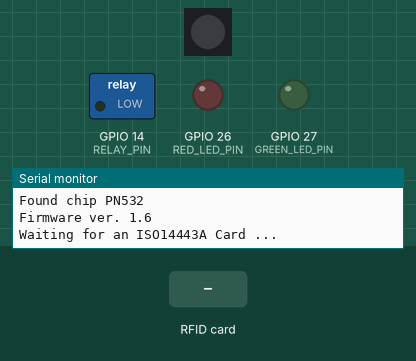
Simulated run of this program. Board: ESP32. Shown: 1 RGB LEDs in strip order, left to right, switched loads named in the program (green lamp = pin HIGH), output pins drawn as LEDs (lit = HIGH), the last lines printed to the serial monitor. Inputs (shaded band) come from the test bench. Dim RGB values are drawn brighter than linear; WiFi joins after 1.5 s; servers stay silent unless stated; uploads are accepted with an empty reply; pins used as bus, display or sensor lines are not drawn.

Above: at 0.2 s.
At 2.8 s:
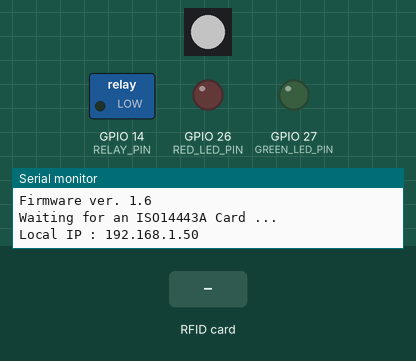
2.9 s: RFID card 5E 7A 19 C4 held to the reader
At 3.57 s:
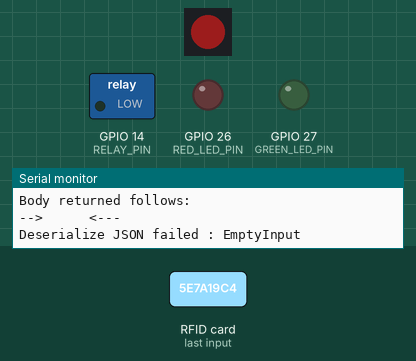
Timing chart, 0 to 11.9 s (numbered marks = the images above; inputs shaded):
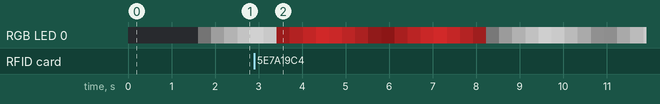

The program:

main.cpp
```cpp
/* To be implemented*/
/* - Error Handling*/
/* - Pull Stored tag to local machine when boot up*/
/* Maybe replace HTTP with TCP socket*/

#define LOGGING true
#include <Arduino.h>
#include <Wire.h>
#include <string.h>
#include <SPI.h>
#include <HttpClient.h>
#include <Ethernet.h>
#include <PN532_I2C.h>
#include <PN532.h>
#include <ArduinoJson.h>
#include <FastLED.h>

#define RELAY_PIN 14
#define GREEN_LED_PIN 27
#define RED_LED_PIN 26
#define BLUE_LED_PIN 14

#define RFID_RESET_PIN 25

#define STATE_IDLE 0
#define STATE_RFID_PASS 1
#define STATE_RFID_NO_PASS 2
#define STATE_ERROR 3

int currentState = STATE_IDLE;

#define ADDRESS_LED_PIN 13
#define NUM_LEDS 1
CRGB leds[NUM_LEDS];
int brightness;
int fadeDirection;
#define maxBrightness 127

int openDuration = 5000;
unsigned long openTimeNow;

QueueHandle_t rfidQueue;
TaskHandle_t rdifTaskHandler;

PN532_I2C pn532i2c(Wire);
PN532 nfc(pn532i2c);
int lastPassState = 2;

const char kHostname[] = "192.168.1.101";
const char kPath[] = "/test/rfid";

byte mac[] = {0xDE, 0xAD, 0xBE, 0xEF, 0xFE, 0xED};

typedef struct {
        uint8_t *uid; // Buffer to store the returned UID
        uint8_t uidLength;
}rfidData;

class functionInterval
{
public:
    functionInterval(int interval, void (*func)())
    {
        _interval = interval;
        _func = func;
    }
    void loop()
    {
        if (millis() - timeNow > _interval)
        {
            (*_func)();
            timeNow = millis();
        }
    }

private:
    void (*_func)();
    unsigned long _interval;
    unsigned long timeNow;
};

void stateHandler(void *pvParameter){
    for(;;){
        if (currentState == STATE_ERROR){
            brightness = brightness < maxBrightness ? maxBrightness : 0;
            leds[0].setRGB(brightness,0,0);
            vTaskDelay(500);
        }
        else if (currentState == STATE_IDLE){
            if (brightness >= maxBrightness - fadeDirection){
                fadeDirection = -1;
            }
            else if (brightness <= 0){
                fadeDirection = +1;
            }
            brightness = constrain(brightness+fadeDirection,0,maxBrightness);
            leds[0].setRGB(brightness,brightness,brightness);
            vTaskDelay(10);
        }
        else if (currentState == STATE_RFID_PASS){
            if (brightness >= maxBrightness){
                fadeDirection = -1;
            }
            else if (brightness <= 0){
                fadeDirection = +1;
            }
            brightness = constrain(brightness+fadeDirection,0,maxBrightness);
            leds[0].setRGB(0,brightness,brightness * 0.4);
            vTaskDelay(10);
        }
        else if (currentState == STATE_RFID_NO_PASS){
            if (brightness >= maxBrightness){
                fadeDirection = -1;
            }
            else if (brightness <= 0){
                fadeDirection = +1;
            }
            brightness = constrain(brightness+fadeDirection,0,maxBrightness);
            leds[0].setRGB(brightness,brightness * 0.2,brightness * 0.2);
            vTaskDelay(10);
        }
        FastLED.show();
    }
}

void setupIO(){
    FastLED.addLeds<WS2812B,ADDRESS_LED_PIN,GRB>(leds,NUM_LEDS);
    pinMode(RELAY_PIN,OUTPUT);
    pinMode(GREEN_LED_PIN,OUTPUT);
    pinMode(RED_LED_PIN,OUTPUT);
    pinMode(BLUE_LED_PIN,OUTPUT);
    digitalWrite(RELAY_PIN,LOW);
    digitalWrite(GREEN_LED_PIN,LOW);
    digitalWrite(RED_LED_PIN,LOW);
    digitalWrite(BLUE_LED_PIN,LOW);
}

void httpRequest(void *pvParameter)
{
    rfidData rfidIn;
    rfidData lastRfidIn;
    int cmpResult;
    char returnResult[128];
    for(;;){

        // char tempdata[50];
        // strcpy(tempdata,kPath);
        // strcat(postData,tempdata);
        if( xQueueReceive( rfidQueue,&(rfidIn),10) == pdPASS ){
            vTaskSuspend(rdifTaskHandler);
            EthernetClient c;
            HttpClient http(c);
            int bodyLen = http.contentLength();
            char hex[] = "0123456789ABCDEF";
            char postData[50];
            sprintf(postData,"%s:",kPath);
            Serial.print("RFID Input length : ");
            Serial.println(rfidIn.uidLength);
            int len = strlen(postData);
            cmpResult = 0;
            for(int i = 0;i < rfidIn.uidLength;i++){
                // if (rfidIn.uid[i] != lastRfidIn.uid[i]) {cmpResult = 1;}
                postData[len + 2*i] = hex[(rfidIn.uid[i] >> 4) & 15];
                postData[len + 2*i + 1] = hex[rfidIn.uid[i] & 15];
                postData[len + 2*i + 2] = '\0';
                // Serial.print((rfidIn.uid[i] >> 4)&15);
                // Serial.print(" ");
                // Serial.println(rfidIn.uid[i] & 15);
            }
            Serial.print("Post data : ");
            Serial.println(postData);

            int err = 0;
            try{
                err = http.post(kHostname,1880,postData);
            }
            catch(int err){
                Serial.println("Post Error");
                Serial.println("Suspending task");
                vTaskSuspend(NULL);
            }
            Serial.print("Posting : ");
            Serial.print(postData);
            Serial.print(" len : ");
            Serial.println(strlen(postData));
            int resCode = http.responseStatusCode();
            Serial.print("Post Status : ");
            Serial.println(err);
            if (resCode == 200){
                err = http.skipResponseHeaders();
                int bodyLen = http.contentLength();
                Serial.print("Content length is: ");
                Serial.println(bodyLen);
                Serial.println("Body returned follows:");
                int i = 0;
                while(http.available()){
                    char c = http.read();
                    // returnResult = strcat(returnResult,&c);
                    returnResult[i] = c;
                    returnResult[i+1] = '\0';
                    i++;
                    // Serial.print(c);
                }
                Serial.print("-->   ");
                Serial.print(returnResult);
                Serial.println("   <---");
                StaticJsonDocument<128> returnJson;
                DeserializationError error = deserializeJson(returnJson,returnResult);
                if (error){
                    Serial.print("Deserialize JSON failed : ");
                    Serial.println(error.f_str());
                }
                bool pass =  returnJson["pass"];
                if (pass != lastPassState){
                    if (pass){
                        currentState = STATE_RFID_PASS;
                        digitalWrite(RELAY_PIN,HIGH);
                        digitalWrite(GREEN_LED_PIN,HIGH);
                    }
                    else{
                        currentState = STATE_RFID_NO_PASS;
                        // digitalWrite(RELAY_PIN,LOW);
                        digitalWrite(GREEN_LED_PIN,LOW);
                    }
                    openTimeNow = millis();
                    brightness = 0;
                }
                lastPassState = pass;


                // Serial.println("");
            }
            else if (err == -1){
                currentState = STATE_ERROR;
                Serial.println("Reconnect...");
                while (Ethernet.begin(mac) != 1)
                {
                    Serial.println("Error getting IP address via DHCP, trying again...");
                    vTaskDelay(1000);
                }
                Serial.println("Reconnected");
                currentState = STATE_IDLE;
            }
            http.stop();
            vTaskResume(rdifTaskHandler);
        }

        // err = http.get(kHostname, 1880, kPath);
        // if (err == 0)
        // {
        //     Serial.println("startedRequest ok");

        //     err = http.responseStatusCode();
        //     if (err >= 0)
        //     {
        //         Serial.print("Got status code: ");
        //         Serial.println(err);
        //         // err = http.skipResponseHeaders();
        //     }
        //     else
        //     {
        //         Serial.print("Getting response failed: ");
        //         Serial.println(err);
        //     }
        // }
        // else
        // {
        //     Serial.print("Connect failed: ");
        //     Serial.println(err);
        // }
        // vTaskDelay(1000);
    }
}

void readRFID(void *pvParameter)
{
    rfidData rfidIn;
    for(;;){
        uint8_t success;
        uint8_t uid[] = {0, 0, 0, 0, 0, 0, 0}; // Buffer to store the returned UID
        uint8_t uidLength;
        success = nfc.readPassiveTargetID(PN532_MIFARE_ISO14443A, uid, &uidLength);
        if (success)
        {
            // Display some basic information about the card
            Serial.println("Found an ISO14443A card");
            Serial.print("  UID Length: ");
            Serial.print(uidLength, DEC);
            Serial.println(" bytes");
            Serial.print("  UID Value: ");
            nfc.PrintHex(uid, uidLength);
            Serial.println("");
            rfidIn.uid = uid;
            rfidIn.uidLength = uidLength;
            xQueueSend(rfidQueue,(void*)&rfidIn,1000);
        }
        vTaskDelay(1000);
    }
}

void setupRFID()
{
    // nfc.
    pinMode(RFID_RESET_PIN,OUTPUT);
    digitalWrite(RFID_RESET_PIN,LOW);
    delay(100);
    digitalWrite(RFID_RESET_PIN,HIGH);

    nfc.begin();
    Wire.setClock(200000);
    Serial.print("I2C Clock freq : ");
    Serial.println(Wire.getClock());
    uint32_t versiondata = nfc.getFirmwareVersion();
    if (!versiondata)
    {
        Serial.print("Didn't find PN53x board");
        Serial.println("Restart in 5 seconds");
        delay(5000);
        ESP.restart();
    }
    // Got ok data, print it out!
    Serial.print("Found chip PN5");
    Serial.println((versiondata >> 24) & 0xFF, HEX);
    Serial.print("Firmware ver. ");
    Serial.print((versiondata >> 16) & 0xFF, DEC);
    Serial.print('.');
    Serial.println((versiondata >> 8) & 0xFF, DEC);

    // configure board to read RFID tags
    nfc.SAMConfig();
    Serial.println("Waiting for an ISO14443A Card ...");
}

// functionInterval scanRFID(1000, &readRFID);
// functionInterval httpRequestFunction(1000, &httpRequest);

void setup()
{
    Serial.begin(115200);
    Ethernet.init(5);
    setupRFID();
    setupIO();
    while (Ethernet.begin(mac) != 1)
    {
        // currentState = STATE_ERROR;
        Serial.println("Error getting IP address via DHCP, trying again...");
        vTaskDelay(15000);
    }
    Serial.print("Local IP : ");
    Serial.println(Ethernet.localIP());
    // Serial.print()
    xTaskCreate(readRFID,"Read RFID Task",4096,NULL,0,&rdifTaskHandler);
    xTaskCreate(httpRequest,"httpRequest",4096,NULL,0,NULL);
    xTaskCreate(stateHandler,"State Handler",2048,NULL,0,NULL);
    rfidQueue = xQueueCreate(10,1024);
}

void loop()
{
    vTaskDelay(100);
    if (millis() - openTimeNow > openDuration && currentState != STATE_ERROR){
        // Serial.println(brightness);
        if (brightness < 5){
            currentState = STATE_IDLE;
            digitalWrite(RELAY_PIN,LOW);
            lastPassState = 2;
        }
    }
    // And just stop, now that we've tried a download
    // httpRequestFunction.loop();
    // scanRFID.loop();
}
```
